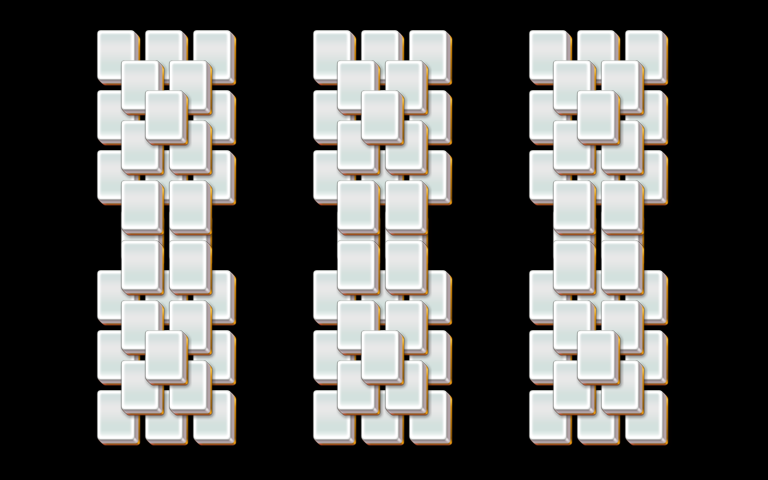

This is a level from a 2D game, rendered from its Tiled map with the project's own tilesets. A one-line summary and the map file follow, with tile-layer data summarised:
An orthogonal 32x16 tile map with 24x30 px tiles, 4 tile layers (layer1, layer2, layer3, layer4).

<map version="1.0" orientation="orthogonal" width="32" height="16" tilewidth="24" tileheight="30">
 <properties>
  <property name="species" value="30" />
 </properties>
 <tileset firstgid="1" name="mahjong" tilewidth="48" tileheight="60">
  <image source="mahjong.png" />
 </tileset>
 <layer name="layer1" width="32" height="16">
  <data>[512 cells, 60 non-empty, 1 distinct tile ids]</data>
 </layer>
 <layer name="layer2" width="32" height="16">
  <data>[512 cells, 60 non-empty, 1 distinct tile ids]</data>
 </layer>
 <layer name="layer3" width="32" height="16">
  <data>[512 cells, 36 non-empty, 1 distinct tile ids]</data>
 </layer>
 <layer name="layer4" width="32" height="16">
  <data>[512 cells, 6 non-empty, 1 distinct tile ids]</data>
 </layer>
</map>
